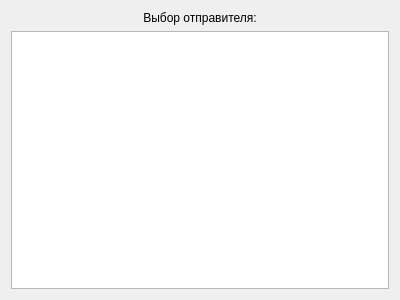
<?xml version="1.0" encoding="UTF-8"?>
<ui version="4.0">
 <class>JournalLeftPanel</class>
 <widget class="QWidget" name="JournalLeftPanel">
  <property name="geometry">
   <rect>
    <x>0</x>
    <y>0</y>
    <width>400</width>
    <height>300</height>
   </rect>
  </property>
  <property name="windowTitle">
   <string>Form</string>
  </property>
  <layout class="QVBoxLayout" name="verticalLayout">
   <item>
    <widget class="QLabel" name="label">
     <property name="text">
      <string>Выбор отправителя:</string>
     </property>
     <property name="alignment">
      <set>Qt::AlignCenter</set>
     </property>
    </widget>
   </item>
   <item>
    <widget class="QTreeWidget" name="senderList">
     <property name="rootIsDecorated">
      <bool>false</bool>
     </property>
     <property name="headerHidden">
      <bool>true</bool>
     </property>
     <column>
      <property name="text">
       <string>1</string>
      </property>
     </column>
     <column>
      <property name="text">
       <string>2</string>
      </property>
     </column>
    </widget>
   </item>
  </layout>
 </widget>
 <resources/>
 <connections/>
</ui>
